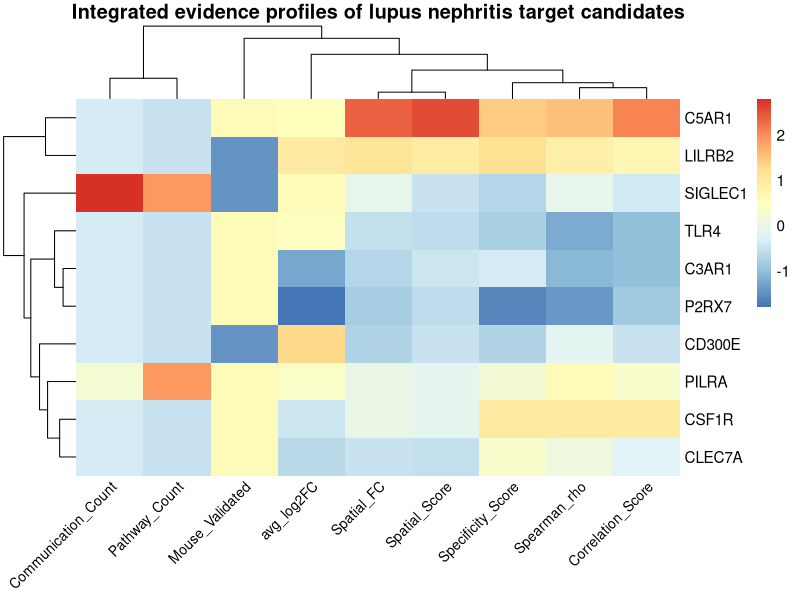

Write R code to recreate this figure. (Note: this script raises an error after producing the figure.)
############################################################
# 02_unsupervised_learning.R
#
# Project:
# Interpretable multi-evidence therapeutic target
# prioritization in lupus nephritis
#
# Purpose:
# Perform exploratory unsupervised analysis of the integrated
# target feature matrix using:
#   1. Feature heatmap
#   2. Principal Component Analysis
#   3. Hierarchical clustering
#
# Important:
# These analyses visualize similarities among ten preselected
# candidate targets. They are exploratory and are not used to
# train or validate the target-ranking model.
#
# Inputs:
#   results/Final_AI_Target_Feature_Matrix.csv
#
# Outputs:
#   results/Target_PCA_Coordinates.csv
#   results/Target_Hierarchical_Clustering.csv
#
# Figures:
#   figures/Figure1_Target_Feature_Heatmap.png
#   figures/Figure2_Target_PCA.png
#   figures/Figure3_Target_Hierarchical_Clustering.png
############################################################


############################################################
# Load packages
############################################################

library(dplyr)
library(tibble)
library(ggplot2)
library(ggrepel)
library(pheatmap)


############################################################
# Create output directories if missing
############################################################

dir.create(
  "results",
  showWarnings = FALSE,
  recursive = TRUE
)

dir.create(
  "figures",
  showWarnings = FALSE,
  recursive = TRUE
)


############################################################
# Load final integrated feature matrix
############################################################

feature_matrix <- read.csv(
  "results/Final_AI_Target_Feature_Matrix.csv",
  check.names = FALSE
)


############################################################
# Define features used for exploratory analysis
#
# The features below correspond to the evidence variables used
# in the final weighted prioritization model.
############################################################

analysis_features <- c(
  "avg_log2FC",
  "Specificity_Score",
  "Spatial_FC",
  "Spatial_Score",
  "Spearman_rho",
  "Correlation_Score",
  "Mouse_Validated",
  "Communication_Count",
  "Pathway_Count"
)


############################################################
# Validate input columns
############################################################

missing_features <- setdiff(
  analysis_features,
  colnames(feature_matrix)
)

if (length(missing_features) > 0) {
  
  stop(
    paste(
      "Missing required features:",
      paste(
        missing_features,
        collapse = ", "
      )
    )
  )
}


if (anyDuplicated(feature_matrix$Gene) > 0) {
  
  stop(
    "Duplicate target names were detected in the feature matrix."
  )
}


############################################################
# Construct target-by-feature matrix
############################################################

target_matrix <- feature_matrix %>%
  
  select(
    Gene,
    all_of(analysis_features)
  ) %>%
  
  column_to_rownames(
    "Gene"
  ) %>%
  
  as.matrix()


############################################################
# Verify complete numeric matrix
############################################################

storage.mode(target_matrix) <- "numeric"


if (anyNA(target_matrix)) {
  
  stop(
    "Missing values were detected in the exploratory feature matrix."
  )
}


############################################################
# Standardize features
#
# Features are standardized by column so variables measured on
# different numerical scales contribute comparably.
############################################################

scaled_target_matrix <- scale(
  target_matrix
)


if (anyNA(scaled_target_matrix)) {
  
  stop(
    paste(
      "Standardization produced missing values.",
      "Check for features with zero variance."
    )
  )
}


############################################################
# Figure 1: target feature heatmap
############################################################

png(
  "figures/Figure1_Target_Feature_Heatmap.png",
  width = 2800,
  height = 2200,
  res = 300
)

pheatmap(
  scaled_target_matrix,
  scale = "none",
  clustering_distance_rows = "euclidean",
  clustering_distance_cols = "euclidean",
  clustering_method = "ward.D2",
  border_color = NA,
  fontsize = 11,
  fontsize_row = 11,
  fontsize_col = 10,
  angle_col = 45,
  main = paste(
    "Integrated evidence profiles of",
    "lupus nephritis target candidates"
  )
)

dev.off()


############################################################
# Principal Component Analysis
############################################################

target_pca <- prcomp(
  scaled_target_matrix,
  center = FALSE,
  scale. = FALSE
)


############################################################
# Calculate explained variance
############################################################

explained_variance <-
  100 *
  target_pca$sdev^2 /
  sum(target_pca$sdev^2)


############################################################
# Create and save PCA coordinate table
############################################################

pca_coordinates <- as.data.frame(
  target_pca$x
) %>%
  
  rownames_to_column(
    "Gene"
  ) %>%
  
  left_join(
    feature_matrix %>%
      select(
        Gene,
        Weighted_AI_Rank,
        Weighted_AI_Score
      ),
    by = "Gene"
  ) %>%
  
  arrange(
    Weighted_AI_Rank
  )


write.csv(
  pca_coordinates,
  "results/Target_PCA_Coordinates.csv",
  row.names = FALSE
)


############################################################
# Figure 2: target PCA
############################################################

pca_plot <- ggplot(
  pca_coordinates,
  aes(
    x = PC1,
    y = PC2,
    size = Weighted_AI_Score,
    label = Gene
  )
) +
  
  geom_point(
    alpha = 0.8
  ) +
  
  geom_text_repel(
    max.overlaps = Inf,
    box.padding = 0.5,
    point.padding = 0.4,
    min.segment.length = 0
  ) +
  
  scale_size_continuous(
    range = c(3, 9)
  ) +
  
  labs(
    title = paste(
      "Exploratory PCA of integrated",
      "target evidence profiles"
    ),
    subtitle = paste(
      "Point size represents the weighted",
      "target-prioritization score"
    ),
    x = paste0(
      "PC1 (",
      round(explained_variance[1], 1),
      "%)"
    ),
    y = paste0(
      "PC2 (",
      round(explained_variance[2], 1),
      "%)"
    ),
    size = "Weighted\nscore"
  ) +
  
  theme_classic(
    base_size = 13
  ) +
  
  theme(
    plot.title = element_text(
      face = "bold"
    )
  )


ggsave(
  "figures/Figure2_Target_PCA.png",
  pca_plot,
  width = 9,
  height = 7,
  dpi = 300
)


############################################################
# Hierarchical clustering
############################################################

target_distance <- dist(
  scaled_target_matrix,
  method = "euclidean"
)

target_hclust <- hclust(
  target_distance,
  method = "ward.D2"
)


############################################################
# Save hierarchical cluster order
############################################################

clustering_table <- data.frame(
  Dendrogram_Order =
    seq_along(target_hclust$order),
  
  Gene =
    target_hclust$labels[
      target_hclust$order
    ],
  
  stringsAsFactors = FALSE
) %>%
  
  left_join(
    feature_matrix %>%
      select(
        Gene,
        Weighted_AI_Rank,
        Weighted_AI_Score
      ),
    by = "Gene"
  )


write.csv(
  clustering_table,
  "results/Target_Hierarchical_Clustering.csv",
  row.names = FALSE
)


############################################################
# Figure 3: hierarchical clustering
############################################################

png(
  "figures/Figure3_Target_Hierarchical_Clustering.png",
  width = 2600,
  height = 1800,
  res = 300
)

plot(
  target_hclust,
  main = paste(
    "Hierarchical clustering of integrated",
    "target evidence profiles"
  ),
  xlab = "",
  sub = "",
  ylab = "Euclidean distance",
  cex = 0.9,
  hang = -1
)

dev.off()


############################################################
# Save PCA explained variance
############################################################

pca_variance_table <- data.frame(
  Principal_Component =
    paste0(
      "PC",
      seq_along(explained_variance)
    ),
  
  Explained_Variance_Percent =
    explained_variance
)


write.csv(
  pca_variance_table,
  "results/Target_PCA_Explained_Variance.csv",
  row.names = FALSE
)


############################################################
# Console summary
############################################################

cat(
  "\nScript 02 completed successfully.\n"
)

cat(
  "\nPCA variance explained:\n"
)

print(
  head(
    pca_variance_table,
    5
  )
)


cat(
  "\nFiles generated:\n"
)

print(
  c(
    "figures/Figure1_Target_Feature_Heatmap.png",
    "figures/Figure2_Target_PCA.png",
    "figures/Figure3_Target_Hierarchical_Clustering.png",
    "results/Target_PCA_Coordinates.csv",
    "results/Target_PCA_Explained_Variance.csv",
    "results/Target_Hierarchical_Clustering.csv"
  )
)
